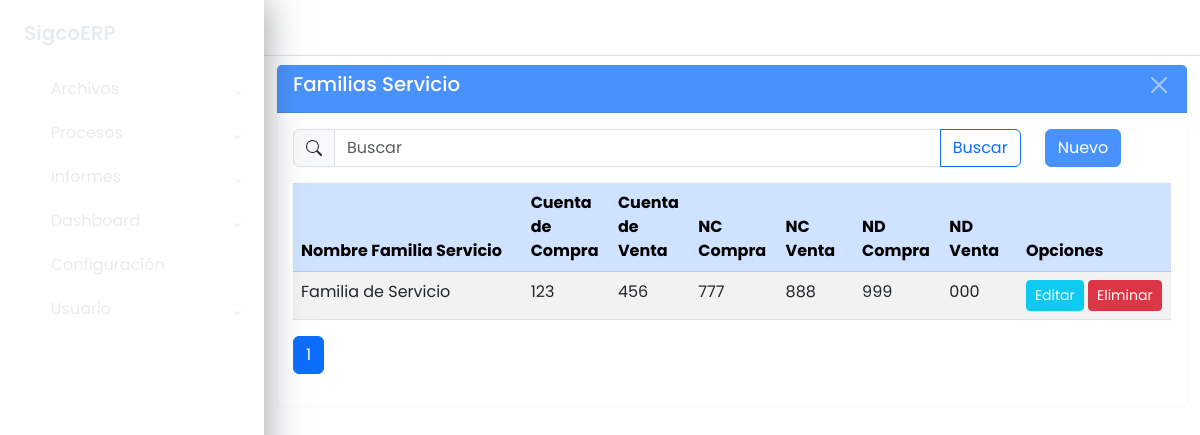
The page /maestros/clas_servicio/listar/ on the database its author committed.
### apps/maestros/models/models_base.py (models this page shows, shortened)
class ClasServicio(ModeloBaseGenerico):
	id_clas_servicio = models.AutoField(primary_key=True)
	nombre_familia_servicio = models.CharField("Nombre Familia Servicio",
											   max_length=50, null=True,
											   blank=True)
	cta_compra = models.CharField("Cuenta de Compra", max_length=12, null=True,
								  blank=True)
	cta_venta = models.CharField("Cuenta de Venta", max_length=12, null=True,
								 blank=True)
	nc_compra = models.CharField("NC Compra", max_length=12, null=True,
								 blank=True)
	nc_venta = models.CharField("NC Venta", max_length=12, null=True,
								blank=True)
	nd_compra = models.CharField("ND Compra", max_length=12, null=True,
								 blank=True)
	nd_venta = models.CharField("ND Venta", max_length=12, null=True,
								blank=True)
	class Meta:
		db_table = 'sgc_clas_servicio'
		verbose_name = ('Familia Servicio')
		verbose_name_plural = ('Familias Servicio')
		ordering = ['nombre_familia_servicio']

### apps/maestros/views/clas_servicio_views.py (the view)
class ClasServicioListView(GenericListView):
	model = modelo
	context_object_name = 'datos'
	template_name = f"maestros/{url_list}.html"
	cadena_filtro = "Q(nombre_familia_servicio__icontains=text) | \
					 Q(cta_compra__icontains=text) | \
					 Q(cta_venta__icontains=text)"
	extra_context = {
		"titulo": model._meta.verbose_name_plural,
		"url_inicio": url_home,
		"url_create": url_create,
		"url_update": url_update,
		"url_delete": url_delete
	}

### apps/maestros/views/cruds_views_generics.py (called while the page is built)
    def get_queryset(self):
        queryset = super().get_queryset()
        text = self.request.GET.get('buscar', '')
        if text and self.cadena_filtro:
            queryset = queryset.filter(eval(self.cadena_filtro))
        return queryset

    def get_context_data(self, **kwargs):
        context = super().get_context_data(**kwargs)
        context["buscar"] = self.request.GET.get('buscar', '')
        return context

### apps/maestros/templates/maestros/clas_servicio_list.html (shortened to what this page needs)
{% extends 'base.html' %}
{% block main %}
	<div class="wrapper">
		{% block sidebar %}
			{% include 'sidebar.html' %}
		{% endblock sidebar %}
		{% block maincomponent %}
			<div class="main">
				{% block buttonsidebartoggle %}
					{% include 'buttonsidebartoggle.html' %}
				{% endblock buttonsidebartoggle %}
				{% block principalcomponent %}
					<div class="container-fluid">
						<div class="card border-light mb-3 mt-2">
							<div class="card-header text-white bg-primary opacity-75 d-flex
									justify-content-between">
								<h3>{{ titulo }}</h3>
								<button type="button" class="btn-close btn-close-white"
									aria-label="Close"
									onclick="window.location.href='{% url url_inicio %}'">
								</button>
							</div>
							<div class="card-body">
								<div class="row">
									<div class="col col-10">
										<form method="get">
											<div class="input-group flex-nowrap">
												<span class="input-group-text">
												</span>
												<input type="text" class="form-control" name="buscar"
													value="{{ buscar }}" placeholder="Buscar"
													autocomplete="off">
												<button class="btn btn-outline-primary">
													Buscar
												</button>
											</div>
										</form>
									</div>
									<div class="col col-2">
										<a href="{% url url_create %}"
												class="btn btn-primary opacity-75">
											Nuevo
										</a>
									</div>
								</div>
								<div class="table-responsive mt-3">
									<table class="table table-striped">
										<thead class="table-primary">
											<tr>
												<th class="col-3">Nombre Familia Servicio</th>
												<th class="col-1">Cuenta de Compra</th>
												<th class="col-1">Cuenta de Venta</th>
												<th class="col-1">NC Compra</th>
												<th class="col-1">NC Venta</th>
												<th class="col-1">ND Compra</th>
												<th class="col-1">ND Venta</th>
												<th class="col-2">Opciones</th>
											</tr>
										</thead>
										<tbody>
											{% for dato in datos %}
												<tr>
													<td>{{ dato.nombre_familia_servicio }}</td>
													<td>{{ dato.cta_compra }}</td>
													<td>{{ dato.cta_venta }}</td>
													<td>{{ dato.nc_compra }}</td>
													<td>{{ dato.nc_venta }}</td>
													<td>{{ dato.nd_compra }}</td>
													<td>{{ dato.nd_venta }}</td>
													<td>
														<a href="{% url url_update dato.pk %}"
																class="btn btn-info text-white btn-sm">
															Editar
														</a>
														<a href="{% url url_delete dato.pk %}"
																class="btn btn-danger text-white btn-sm">
															Eliminar
														</a>
													</td>
												</tr>
											{% endfor %}
										</tbody>
									</table>
									{% block paginador %}
										{% include 'paginador.html' %}
									{% endblock %}
								</div>
							</div>
						</div>
					</div>
				{% endblock principalcomponent %}
			</div>
		{% endblock maincomponent %}
	</div>
{% endblock main %}

### static/css/style.css (style rules this page uses)
body { font-family: 'Poppins', sans-serif; margin: 0; background-image: url("../img/background-image.jpg"); background-repeat: no-repeat; background-position: center bottom; background-size: cover; }
h3 { font-size: 1.2375rem; color: #FFF; }
.wrapper { align-items: stretch; display: flex; width: 100%; }
.main { display: flex; flex-direction: column; min-height: 100vh; width: 100%; overflow: hidden; transition: all 0.35s ease-in-out; }

### rows shown on the page
ClasServicio: nombre_familia_servicio "Familia de Servicio", cta_compra "123", cta_venta "456", nc_compra "777", nc_venta "888", nd_compra "999", nd_venta "000"

### other values the page prints
{{ titulo }} "Familias Servicio"
{{ i }} "1"
